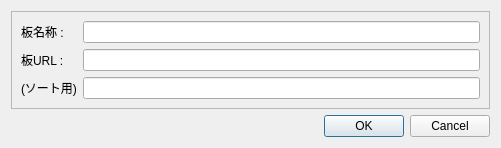
<ui version="4.0" >
 <class>addBoardDialog</class>
 <widget class="QDialog" name="addBoardDialog" >
  <property name="geometry" >
   <rect>
    <x>0</x>
    <y>0</y>
    <width>501</width>
    <height>131</height>
   </rect>
  </property>
  <property name="windowTitle" >
   <string>板の追加</string>
  </property>
  <layout class="QGridLayout" >
   <item row="0" column="0" >
    <widget class="QFrame" name="frame" >
     <property name="frameShape" >
      <enum>QFrame::StyledPanel</enum>
     </property>
     <property name="frameShadow" >
      <enum>QFrame::Raised</enum>
     </property>
     <layout class="QGridLayout" >
      <item row="0" column="0" >
       <widget class="QLabel" name="lblBoardName" >
        <property name="text" >
         <string>板名称 : </string>
        </property>
       </widget>
      </item>
      <item row="0" column="1" >
       <widget class="QLineEdit" name="edtBoardName" />
      </item>
      <item row="1" column="0" >
       <widget class="QLabel" name="lblBoardUrl" >
        <property name="text" >
         <string>板URL : </string>
        </property>
       </widget>
      </item>
      <item row="1" column="1" >
       <widget class="QLineEdit" name="edtBoardUrl" />
      </item>
      <item row="2" column="0" >
       <widget class="QLabel" name="lblSort" >
        <property name="text" >
         <string>(ソート用)</string>
        </property>
       </widget>
      </item>
      <item row="2" column="1" >
       <widget class="QLineEdit" name="edtSortKeyWord" />
      </item>
     </layout>
    </widget>
   </item>
   <item row="1" column="0" >
    <widget class="QDialogButtonBox" name="btnConfirm" >
     <property name="orientation" >
      <enum>Qt::Horizontal</enum>
     </property>
     <property name="standardButtons" >
      <set>QDialogButtonBox::Cancel|QDialogButtonBox::NoButton|QDialogButtonBox::Ok</set>
     </property>
    </widget>
   </item>
  </layout>
 </widget>
 <resources/>
 <connections>
  <connection>
   <sender>btnConfirm</sender>
   <signal>accepted()</signal>
   <receiver>addBoardDialog</receiver>
   <slot>accept()</slot>
   <hints>
    <hint type="sourcelabel" >
     <x>248</x>
     <y>254</y>
    </hint>
    <hint type="destinationlabel" >
     <x>157</x>
     <y>274</y>
    </hint>
   </hints>
  </connection>
  <connection>
   <sender>btnConfirm</sender>
   <signal>rejected()</signal>
   <receiver>addBoardDialog</receiver>
   <slot>reject()</slot>
   <hints>
    <hint type="sourcelabel" >
     <x>316</x>
     <y>260</y>
    </hint>
    <hint type="destinationlabel" >
     <x>286</x>
     <y>274</y>
    </hint>
   </hints>
  </connection>
 </connections>
</ui>
